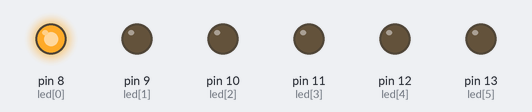
Recording of a sketch running on a simulated Arduino Uno, built with avr-gcc and run on an emulated ATmega328P. Parts: output pins drawn as LEDs (lit = HIGH).

Above: at 0.1 s.
At 0.5 s:
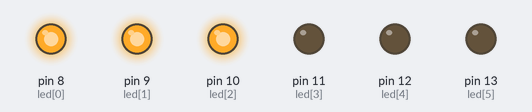
At 0.7 s:
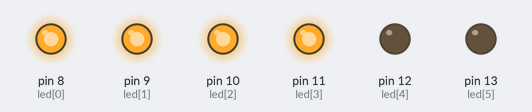
At 1.3 s:
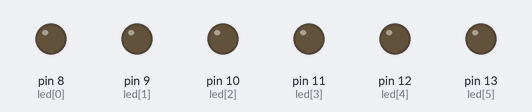
At 2.3 s:
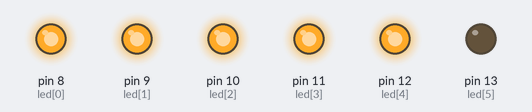
At 3.1 s:
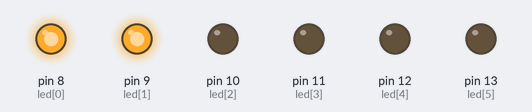
Timing chart, 0 to 3.4 s (numbered marks = the images above):
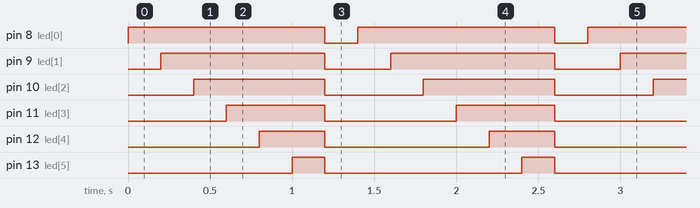

Measured:
- by itself, pin 8 (led[0]): alternates HIGH for 1.2 s and LOW for 0.20 s
- by itself, pin 9 (led[1]): alternates HIGH for 1.0 s and LOW for 0.40 s
- by itself, pin 10 (led[2]): alternates HIGH for 0.80 s and LOW for 0.60 s
- by itself, pin 11 (led[3]): alternates HIGH for 0.60 s and LOW for 0.80 s
- by itself, pin 12 (led[4]): alternates HIGH for 0.40 s and LOW for 1.0 s
- by itself, pin 13 (led[5]): alternates HIGH for 0.20 s and LOW for 1.2 s

The sketch:

Control_many_LEDs.ino
```cpp
/*int led_13 = 13;
int led_12 = 12;
int led_11 = 11;
int led_10 = 10;
int led_9 = 9;
int led_8 = 8;*/

int led[6] = {8,9,10,11,12,13};

void setup() {
  // put your setup code here, to run once:
  /*pinMode(led_13, OUTPUT);
  pinMode(led_12, OUTPUT);
  pinMode(led_11, OUTPUT);
  pinMode(led_10, OUTPUT);
  pinMode(led_9, OUTPUT);
  pinMode(led_8, OUTPUT);*/

  for(int i=0; i<6; i++){
    pinMode(led[i], OUTPUT);
  }

}
void loop() {
  // put your main code here, to run repeatedly:
  //#1 example
  /*
  for(int i=0; i<6; i++){
    digitalWrite(led[i], HIGH);
    delay(200);
    digitalWrite(led[i], LOW);
  }*/
  //#2 example
  for(int i=0; i<6; i++){
    digitalWrite(led[i], HIGH);
    delay(200);
  }
  for(int i=0; i<6; i++){
    digitalWrite(led[i], LOW);
  }
  delay(200);
}
```
